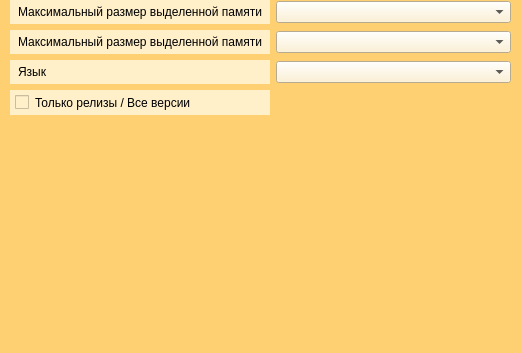
<?xml version="1.0" encoding="UTF-8"?>
<ui version="4.0">
 <class>Setings</class>
 <widget class="QWidget" name="Setings">
  <property name="geometry">
   <rect>
    <x>0</x>
    <y>0</y>
    <width>521</width>
    <height>353</height>
   </rect>
  </property>
  <property name="windowTitle">
   <string>Form</string>
  </property>
  <property name="styleSheet">
   <string notr="true">
background-color: rgb(255, 208, 114);</string>
  </property>
  <widget class="QWidget" name="gridLayoutWidget">
   <property name="geometry">
    <rect>
     <x>10</x>
     <y>0</y>
     <width>501</width>
     <height>351</height>
    </rect>
   </property>
   <layout class="QGridLayout" name="gridLayout">
    <item row="1" column="1">
     <widget class="QComboBox" name="comboBox_2">
      <property name="styleSheet">
       <string notr="true">background-color: rgb(255, 240, 202);</string>
      </property>
     </widget>
    </item>
    <item row="2" column="0">
     <widget class="QLabel" name="MaxMemory_3">
      <property name="styleSheet">
       <string notr="true">background-color: rgb(255, 240, 202);
padding:5%;
font: 10pt &quot;Segoe UI Variable Text Semibold&quot;;
</string>
      </property>
      <property name="text">
       <string>Язык</string>
      </property>
      <property name="margin">
       <number>1</number>
      </property>
     </widget>
    </item>
    <item row="0" column="0">
     <widget class="QLabel" name="MaxMemory_2">
      <property name="styleSheet">
       <string notr="true">background-color: rgb(255, 240, 202);
padding:5%;
font: 10pt &quot;Segoe UI Variable Text Semibold&quot;;
</string>
      </property>
      <property name="text">
       <string>Максимальный размер выделенной памяти</string>
      </property>
      <property name="margin">
       <number>1</number>
      </property>
     </widget>
    </item>
    <item row="0" column="1">
     <widget class="QComboBox" name="comboBox">
      <property name="styleSheet">
       <string notr="true">background-color: rgb(255, 240, 202);</string>
      </property>
     </widget>
    </item>
    <item row="1" column="0">
     <widget class="QLabel" name="MaxMemory">
      <property name="styleSheet">
       <string notr="true">background-color: rgb(255, 240, 202);
padding:5%;
font: 10pt &quot;Segoe UI Variable Text Semibold&quot;;
</string>
      </property>
      <property name="text">
       <string>Максимальный размер выделенной памяти</string>
      </property>
      <property name="margin">
       <number>1</number>
      </property>
     </widget>
    </item>
    <item row="4" column="0">
     <spacer name="verticalSpacer">
      <property name="orientation">
       <enum>Qt::Vertical</enum>
      </property>
      <property name="sizeHint" stdset="0">
       <size>
        <width>20</width>
        <height>40</height>
       </size>
      </property>
     </spacer>
    </item>
    <item row="2" column="1">
     <widget class="QComboBox" name="comboBox_3">
      <property name="styleSheet">
       <string notr="true">background-color: rgb(255, 240, 202);</string>
      </property>
     </widget>
    </item>
    <item row="3" column="0">
     <widget class="QCheckBox" name="checkBox">
      <property name="styleSheet">
       <string notr="true">background-color: rgb(255, 240, 202);
padding:5%;
font: 10pt &quot;Segoe UI Variable Text Semibold&quot;;
</string>
      </property>
      <property name="text">
       <string>Только релизы / Все версии</string>
      </property>
     </widget>
    </item>
   </layout>
  </widget>
 </widget>
 <resources/>
 <connections/>
</ui>
